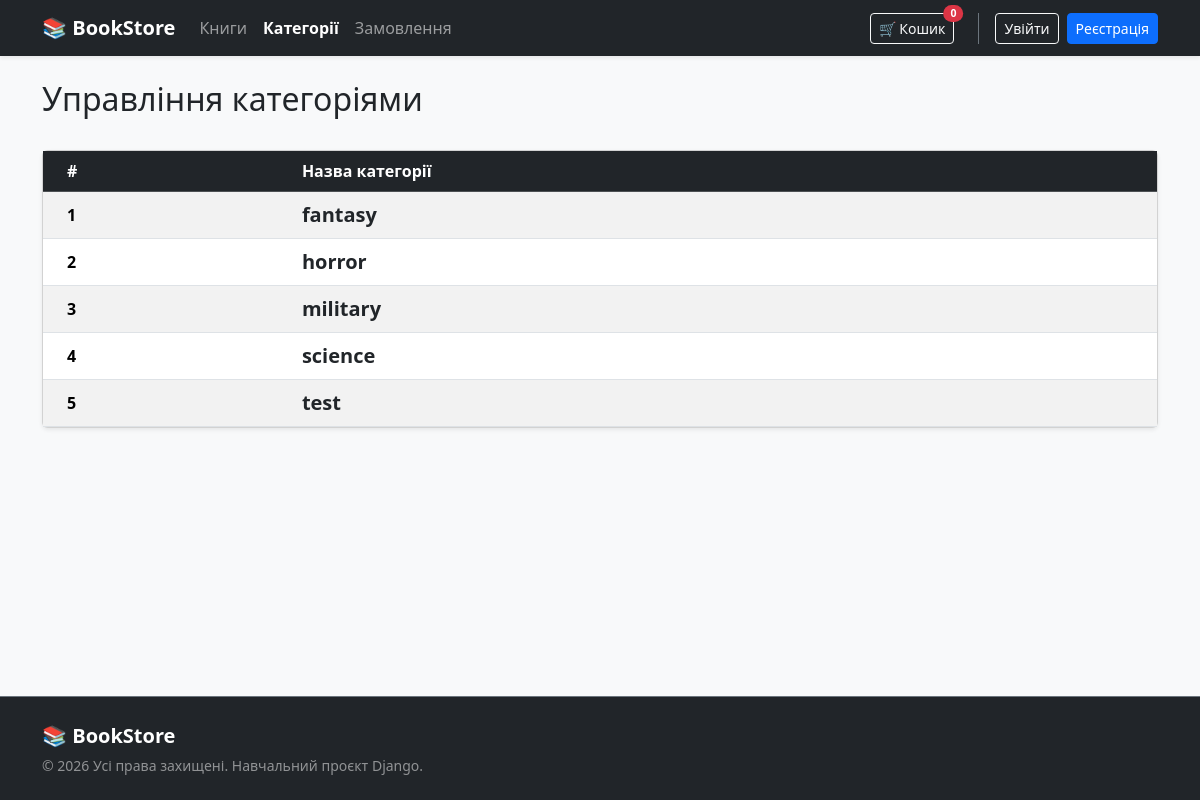
The app's page /categories/all/, older data.
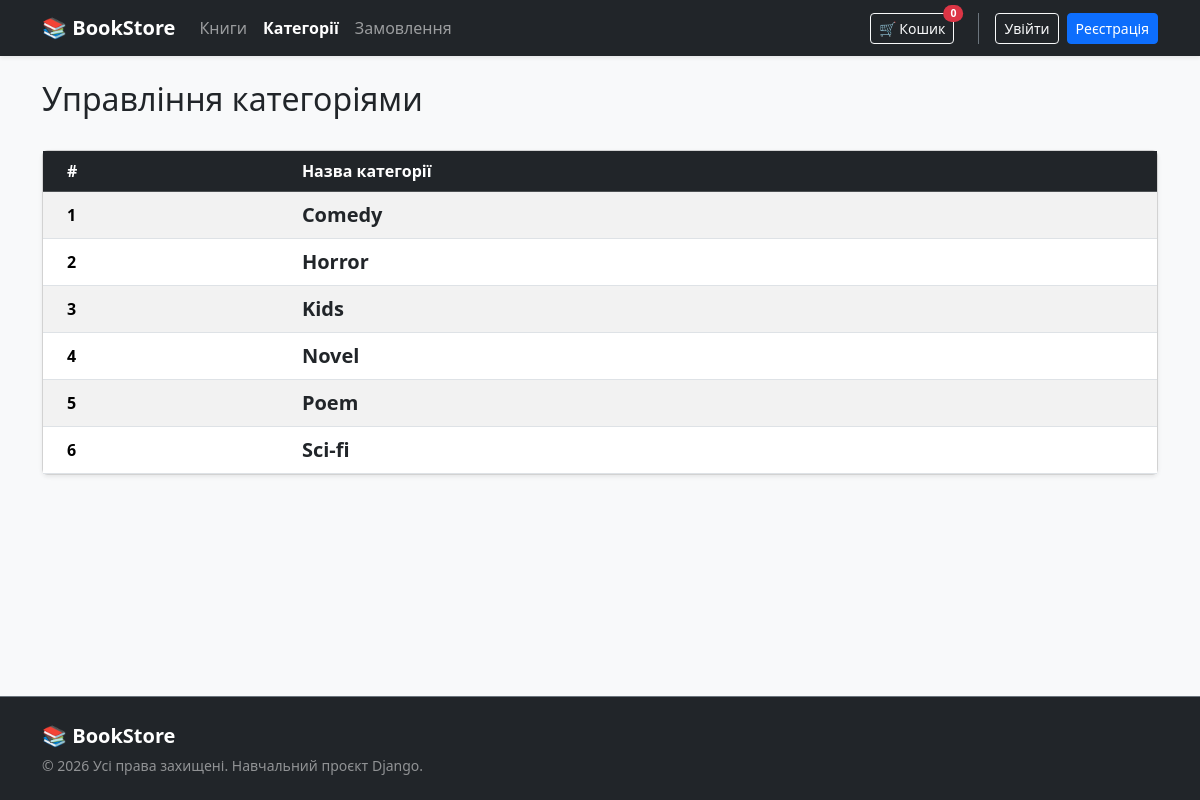
The same page, newer data.
### categories/models.py (models this page shows, shortened)
class Category(models.Model):
    name = models.CharField(max_length=100,unique=True,verbose_name='categories name')
    slug = models.SlugField(max_length=100,unique=True,verbose_name='category slug')
    class Meta:
        verbose_name = 'category'
        verbose_name_plural = 'categories'
        ordering = ['name']

### categories/views.py (the view)
# urls.py: path('all/', CategoriesView.as_view(), name='categories_list'),
class CategoriesView(ListView):
    model = Category
    paginate_by = 10
    template_name = 'categories/categories.html'
    context_object_name = 'categories'
    def get_queryset(self):
        return Category.objects.annotate(count_books=Count('books', distinct=True)).order_by('name')

### categories/templates/categories/categories.html (shortened to what this page needs)
{% extends 'base.html' %}
{% block content %}
<div class="d-flex justify-content-between align-items-center mb-4">
    <h2>Управління категоріями</h2>
</div>
<div class="card shadow-sm">
    <div class="card-body p-0">
        <table class="table table-hover table-striped mb-0">
            <thead class="table-dark">
                <tr>
                    <th scope="col" class="ps-4">#</th>
                    <th scope="col">Назва категорії</th>
                </tr>
            </thead>
            <tbody>
                {% for category in categories %}
                    <tr>
                        <th scope="row" class="ps-4 align-middle">{{ forloop.counter }}</th>
                        <td class="align-middle fs-5">
                            <a href="{% url 'one_category' category.id %}" class="text-decoration-none text-dark fw-bold">
                                {{ category.name }}
                            </a>
                        </td>
                    </tr>
                {% empty %}
                    <tr>
                        <td colspan="3" class="text-center py-4 text-muted">Категорій поки немає.</td>
                    </tr>
                {% endfor %}
            </tbody>
        </table>
    </div>
</div>
{% endblock %}

Row changes from the older to the newer data that the page shows:
removed Category: name "fantasy"
removed Category: name "horror"
removed Category: name "military"
removed Category: name "science"
removed Category: name "test"
added Category: name "Comedy"
added Category: name "Horror"
added Category: name "Kids"
added Category: name "Novel"
added Category: name "Poem"
added Category: name "Sci-fi"
